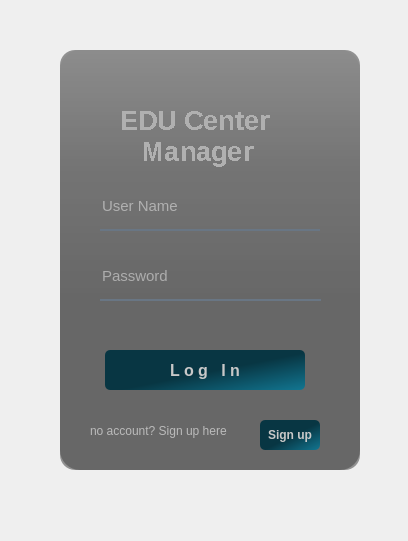
<?xml version="1.0" encoding="UTF-8"?>
<ui version="4.0">
 <class>Form</class>
 <widget class="QWidget" name="Form">
  <property name="geometry">
   <rect>
    <x>0</x>
    <y>0</y>
    <width>408</width>
    <height>541</height>
   </rect>
  </property>
  <property name="windowTitle">
   <string>Form</string>
  </property>
  <widget class="QWidget" name="widget" native="true">
   <property name="geometry">
    <rect>
     <x>40</x>
     <y>30</y>
     <width>370</width>
     <height>480</height>
    </rect>
   </property>
   <property name="styleSheet">
    <string notr="true">QPushButton#pushButton{
	background-color: qlineargradient(spread:pad, x1:0, y1:0.505682, x2:1, y2:0.477, stop:0 rgba(20, 47, 78, 219), stop:1 rgba(85, 98, 112, 226));
    color:rgba(255,255,255,210);
	border-radius:5px;
}
QPushButton#pushButton:hover{
	background-color: qlineargradient(spread:pad, x1:0, y1:0.505682, x2:1, y2:0.477, stop:0 rgba(40, 47, 98, 219), stop:1 rgba(105, 118, 132, 226));
 
}
QPushButton#pushButton:pressed{
	padding-left:5px;
	padding-top:5px;
	background-color:rgba(105,118,132,200)
}
QPushButton#pushButton_2{
	background-color: qlineargradient(spread:pad, x1:0, y1:0.505682, x2:1, y2:0.477, stop:0 rgba(20, 47, 78, 219), stop:1 rgba(85, 98, 112, 226));
    color:rgba(255,255,255,210);
	border-radius:5px;
}
QPushButton#pushButton_2:hover{
	background-color: qlineargradient(spread:pad, x1:0, y1:0.505682, x2:1, y2:0.477, stop:0 rgba(40, 47, 98, 219), stop:1 rgba(105, 118, 132, 226));
 
}
QPushButton#pushButton_2:pressed{
	padding-left:5px;
	padding-top:5px;
	background-color:rgba(105,118,132,200)
}</string>
   </property>
   <widget class="QLabel" name="Frame">
    <property name="geometry">
     <rect>
      <x>20</x>
      <y>20</y>
      <width>300</width>
      <height>420</height>
     </rect>
    </property>
    <property name="styleSheet">
     <string notr="true">border-image: url(:/newPrefix/login.jpeg);
border-radius:20px;</string>
    </property>
    <property name="text">
     <string/>
    </property>
   </widget>
   <widget class="QLabel" name="Image">
    <property name="geometry">
     <rect>
      <x>20</x>
      <y>20</y>
      <width>300</width>
      <height>420</height>
     </rect>
    </property>
    <property name="styleSheet">
     <string notr="true">background-color: qlineargradient(spread:pad, x1:0, y1:0, x2:0, y2:0.715909, stop:0 rgba(0, 0, 0, 9), stop:0.375 rgba(0, 0, 0, 50), stop:0.835227 rgba(0, 0, 0, 75));
border-image: url(:/newPrefix/login.jpeg);
border-radius:20px;</string>
    </property>
    <property name="text">
     <string/>
    </property>
   </widget>
   <widget class="QLabel" name="DarkShade">
    <property name="geometry">
     <rect>
      <x>20</x>
      <y>20</y>
      <width>300</width>
      <height>420</height>
     </rect>
    </property>
    <property name="styleSheet">
     <string notr="true">background-color:rgba(0,0,0,100);
border-radius:15px;
</string>
    </property>
    <property name="text">
     <string/>
    </property>
   </widget>
   <widget class="QLabel" name="Program_name">
    <property name="geometry">
     <rect>
      <x>80</x>
      <y>60</y>
      <width>201</width>
      <height>91</height>
     </rect>
    </property>
    <property name="font">
     <font>
      <pointsize>20</pointsize>
      <weight>75</weight>
      <bold>true</bold>
      <underline>false</underline>
      <strikeout>false</strikeout>
      <stylestrategy>NoAntialias</stylestrategy>
      <kerning>true</kerning>
     </font>
    </property>
    <property name="styleSheet">
     <string notr="true">color:
rgba(204, 204, 204,220)</string>
    </property>
    <property name="text">
     <string>EDU Center
   Manager</string>
    </property>
   </widget>
   <widget class="QLineEdit" name="UserName">
    <property name="geometry">
     <rect>
      <x>60</x>
      <y>160</y>
      <width>220</width>
      <height>41</height>
     </rect>
    </property>
    <property name="font">
     <font>
      <pointsize>11</pointsize>
     </font>
    </property>
    <property name="styleSheet">
     <string notr="true">background-color: rgba(0, 0, 0,0);
border:none;
border-bottom:2px solid rgba(105,118,132,255);
color:rgba(255, 255, 255,230);
padding-bottom:7px;</string>
    </property>
    <property name="placeholderText">
     <string>User Name</string>
    </property>
   </widget>
   <widget class="QLineEdit" name="Passwd">
    <property name="geometry">
     <rect>
      <x>60</x>
      <y>230</y>
      <width>221</width>
      <height>41</height>
     </rect>
    </property>
    <property name="font">
     <font>
      <pointsize>11</pointsize>
     </font>
    </property>
    <property name="styleSheet">
     <string notr="true">background-color: rgba(0, 0, 0,0);
border:none;
border-bottom:2px solid rgba(105,118,132,255);
color:rgba(255, 255, 255,230);
padding-bottom:7px;</string>
    </property>
    <property name="echoMode">
     <enum>QLineEdit::Password</enum>
    </property>
    <property name="placeholderText">
     <string>Password</string>
    </property>
   </widget>
   <widget class="QPushButton" name="LoginButton">
    <property name="geometry">
     <rect>
      <x>65</x>
      <y>320</y>
      <width>200</width>
      <height>40</height>
     </rect>
    </property>
    <property name="font">
     <font>
      <pointsize>12</pointsize>
      <weight>75</weight>
      <bold>true</bold>
     </font>
    </property>
    <property name="styleSheet">
     <string notr="true">QPushButton#LoginButton{
	background-color: qlineargradient(spread:pad, x1:0.512, y1:0.512, x2:1, y2:1, stop:0.0447761 rgba(8, 54, 67, 255), stop:1 rgba(18, 118, 145, 255));
	border-radius:5px;
color:rgb(200,200,200);
}
QPushButton#LoginButton:hover{	
	background-color: qlineargradient(spread:pad, x1:0.99, y1:1, x2:0, y2:0, stop:0.119403 rgba(19, 122, 150, 255), stop:0.791045 rgba(37, 44, 38, 255));
	border-radius:5px;
color:rgb(170, 170, 170);

}
QPushButton#LoginButton:pressed{
	padding-left:5px;
padding-top:5px;
	background-color: qlineargradient(spread:pad, x1:0.99, y1:1, x2:0, y2:0, stop:0.119403 rgba(4, 29, 36, 255), stop:0.791045 rgba(37, 44, 38, 255));
	border-radius:5px;
color:rgb(170, 170, 170);
}
</string>
    </property>
    <property name="text">
     <string>L o g   I n</string>
    </property>
   </widget>
   <widget class="QLabel" name="QText">
    <property name="geometry">
     <rect>
      <x>50</x>
      <y>390</y>
      <width>151</width>
      <height>21</height>
     </rect>
    </property>
    <property name="styleSheet">
     <string notr="true">color:rgba(255, 255,255,140);</string>
    </property>
    <property name="text">
     <string>no account? Sign up here</string>
    </property>
   </widget>
   <widget class="QPushButton" name="Sign_upButton">
    <property name="geometry">
     <rect>
      <x>220</x>
      <y>390</y>
      <width>60</width>
      <height>30</height>
     </rect>
    </property>
    <property name="maximumSize">
     <size>
      <width>100</width>
      <height>40</height>
     </size>
    </property>
    <property name="font">
     <font>
      <pointsize>9</pointsize>
      <weight>75</weight>
      <bold>true</bold>
     </font>
    </property>
    <property name="styleSheet">
     <string notr="true">QPushButton#Sign_upButton{
	
background-color: qlineargradient(spread:pad, x1:0.512, y1:0.512, x2:1, y2:1, stop:0.0447761 rgba(8, 54, 67, 255), stop:1 rgba(18, 118, 145, 255));
	border-radius:5px;
color:rgb(200,200,200);
}
QPushButton#Sign_upButton:hover{	
	background-color: qlineargradient(spread:pad, x1:0.99, y1:1, x2:0, y2:0, stop:0.119403 rgba(19, 122, 150, 255), stop:0.791045 rgba(37, 44, 38, 255));
	border-radius:5px;
color:rgb(170, 170, 170);

}
QPushButton#Sign_upButton:pressed{
	padding-left:5px;
padding-top:5px;
	background-color: qlineargradient(spread:pad, x1:0.99, y1:1, x2:0, y2:0, stop:0.119403 rgba(4, 29, 36, 255), stop:0.791045 rgba(37, 44, 38, 255));
	border-radius:5px;
color:rgb(170, 170, 170);
}
</string>
    </property>
    <property name="text">
     <string>Sign up</string>
    </property>
   </widget>
   <widget class="QLabel" name="Failure_msg">
    <property name="geometry">
     <rect>
      <x>40</x>
      <y>290</y>
      <width>261</width>
      <height>21</height>
     </rect>
    </property>
    <property name="styleSheet">
     <string notr="true">font: 10pt &quot;MS Shell Dlg 2&quot;;
color:rgb(143, 0, 0);</string>
    </property>
    <property name="text">
     <string/>
    </property>
   </widget>
  </widget>
 </widget>
 <resources>
  <include location="resourse/oop_res.qrc"/>
 </resources>
 <connections/>
</ui>
